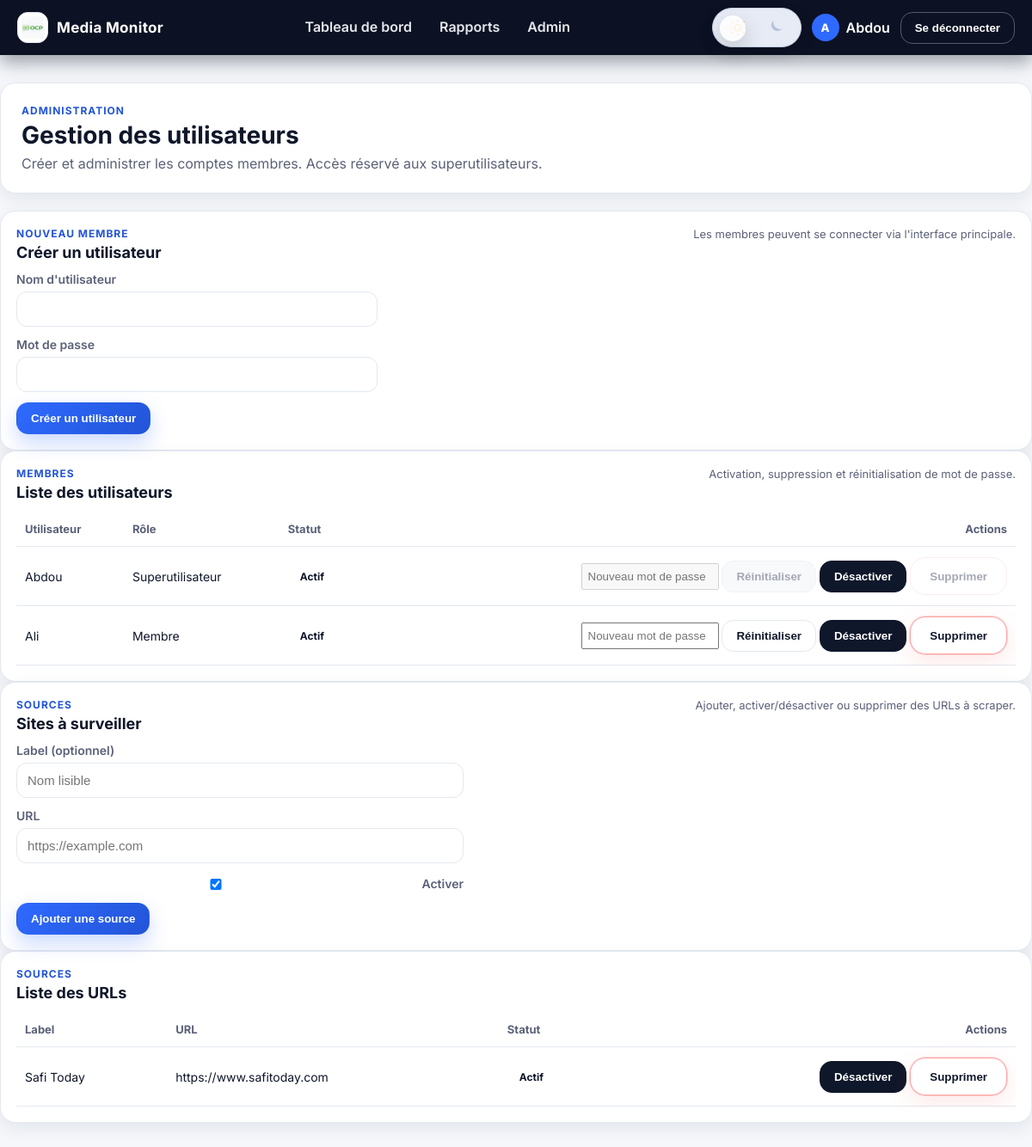
/administration/users/ (signed in), run on an earlier commit of the app's database.
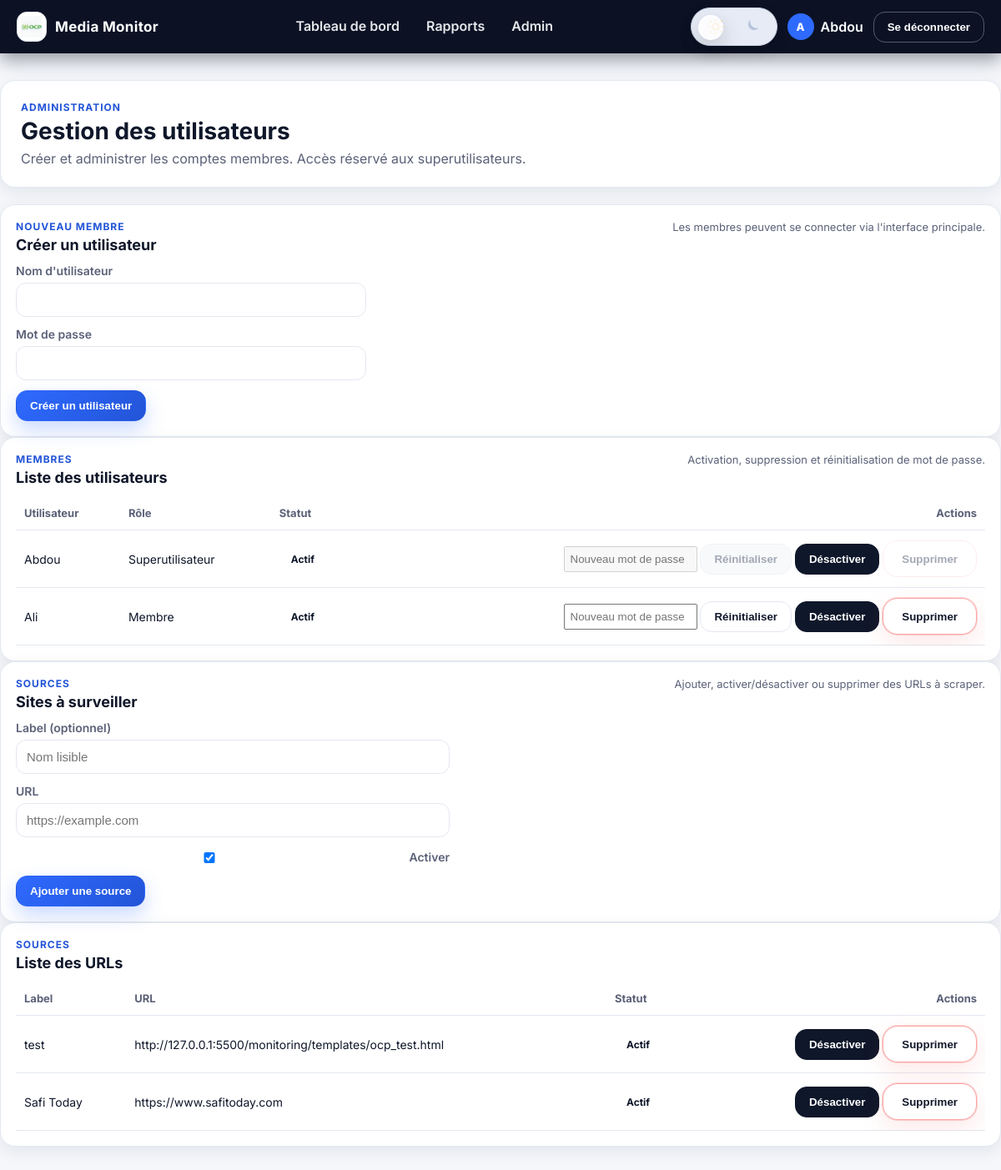
And on a later commit of the database.
### monitoring/models.py (models this page shows, shortened)
class ScrapeTarget(models.Model):
    label = models.CharField(max_length=255, blank=True, help_text="Optional friendly name")
    url = models.URLField(unique=True)
    is_active = models.BooleanField(default=True)
    created_at = models.DateTimeField(auto_now_add=True)
    class Meta:
        ordering = ["-created_at"]

### monitoring/views.py (the view, shortened to what this page needs)
# urls.py: path("administration/users/", views.admin_users, name="admin_users"),
@admin_required
@require_http_methods(["GET", "POST"])
def admin_users(request):
    User = get_user_model()
    members = (
        get_user_model()
        .objects.all()
        .order_by("username")
        .values("id", "username", "is_active", "is_superuser", "date_joined")
    )
    targets = ScrapeTarget.objects.all().order_by("-created_at")
    return render(
        request,
        "admin/users.html",
        {
            "members": members,
            "targets": targets,
        },
    )

### monitoring/templatetags/i18n_fr.py (called while the page is built)
@register.filter(name="t")
def translate(key: object) -> str:
    if key is None:
        return ""
    text = str(key)
    return TRANSLATIONS_FR.get(text, text)

### monitoring/views.py (called while the page is built)
def admin_required(view_func):
    @wraps(view_func)
    def _wrapped(request, *args, **kwargs):
        if not request.user.is_authenticated:
            messages.error(request, "Accès non autorisé")
            return redirect("monitoring:admin_login")
        if not request.user.is_superuser:
            messages.error(request, "Accès non autorisé")
            return redirect("monitoring:admin_login")
        return view_func(request, *args, **kwargs)
    return _wrapped

### monitoring/templates/admin/users.html (shortened to what the changed rows need)
{% extends "base.html" %}
{% load static %}
{% block content %}
<section class="hero">
    <div class="hero-inner">
        <div class="hero-text">
            <h1>Gestion des utilisateurs</h1>
        </div>
    </div>
</section>
<section class="panel">
    <div class="panel-header">
        <div>
            <h2>Créer un utilisateur</h2>
        </div>
    </div>
</section>
<section class="panel">
    <div class="panel-header">
        <div>
            <h2>Liste des utilisateurs</h2>
        </div>
    </div>
    <div class="table-wrapper">
        <table>
            <thead>
                <tr>
                    <th>Utilisateur</th>
                    <th>Rôle</th>
                    <th>Statut</th>
                    <th class="text-right">Actions</th>
                </tr>
            </thead>
            <tbody>
                {% for member in members %}
                    <tr>
                        <td>{{ member.username }}</td>
                        <td>{% if member.is_superuser %}Superutilisateur{% else %}Membre{% endif %}</td>
                        <td>
                            {% if member.is_active %}
                                <span class="badge">Actif</span>
                            {% else %}
                                <span class="badge danger">Désactivé</span>
                            {% endif %}
                        </td>
                        <td class="text-right">
                            <form method="post" style="display:inline;">
                                <input type="password" name="password" placeholder="Nouveau mot de passe" style="width:160px; padding:6px;" {% if member.is_superuser %}disabled{% endif %}>
                                <button class="btn secondary" type="submit" {% if member.is_superuser %}disabled{% endif %}>Réinitialiser</button>
                            </form>
                            <form method="post" style="display:inline;">
                                {% if member.is_active %}
                                    <button class="btn dark" type="submit">Désactiver</button>
                                {% else %}
                                    <input type="hidden" name="action" value="enable_user">
                                    <button class="btn dark" type="submit">Activer</button>
                                {% endif %}
                            </form>
                            <form method="post" style="display:inline;">
                                {% if member.id == request.user.id or member.is_superuser %}
                                    <button class="btn danger-delete-btn admin-users-delete-btn" data-testid="admin-delete-user" type="button" disabled>Supprimer</button>
                                {% else %}
                                    <button class="btn danger-delete-btn admin-users-delete-btn" data-testid="admin-delete-user" type="submit" onclick="return confirm('Confirmer la suppression ?');">Supprimer</button>
                                {% endif %}
                            </form>
                        </td>
                    </tr>
                {% empty %}
                    <tr><td colspan="4" class="muted">Aucun utilisateur.</td></tr>
                {% endfor %}
            </tbody>
        </table>
    </div>
</section>
<section class="panel">
    <div class="panel-header">
        <div>
            <h2>Sites à surveiller</h2>
        </div>
    </div>
</section>
<section class="panel">
    <div class="panel-header">
        <div>
            <h2>Liste des URLs</h2>
        </div>
    </div>
    <div class="table-wrapper">
        <table>
            <thead>
                <tr>
                    <th>Label</th>
                    <th>URL</th>
                    <th>Statut</th>
                    <th class="text-right">Actions</th>
                </tr>
            </thead>
            <tbody>
                {% for target in targets %}
                    <tr>
                        <td>{{ target.label|default:"—" }}</td>
                        <td><a href="{{ target.url }}" target="_blank" rel="noopener">{{ target.url }}</a></td>
                        <td>
                            {% if target.is_active %}
                                <span class="badge">Actif</span>
                            {% else %}
                                <span class="badge danger">Inactif</span>
                            {% endif %}
                        </td>
                        <td class="text-right">
                            <form method="post" style="display:inline;">
                                {% if target.is_active %}
                                    <button class="btn dark" type="submit">Désactiver</button>
                                {% else %}
                                    <button class="btn dark" type="submit">Activer</button>
                                {% endif %}
                            </form>
                            <form method="post" style="display:inline;">
                                <button class="btn danger-delete-btn" type="submit" onclick="return confirm('Supprimer cette source ?');">Supprimer</button>
                            </form>
                        </td>
                    </tr>
                {% empty %}
                    <tr><td colspan="4" class="muted">Aucune URL configurée.</td></tr>
                {% endfor %}
            </tbody>
        </table>
    </div>
</section>
{% endblock %}

### monitoring/templates/base.html (shortened to what this page needs)
{% load static %}
{% load i18n_fr %}
<!DOCTYPE html>
<html lang="fr">
<head>
    <link rel="stylesheet" href="{% static 'css/styles.css' %}">
</head>
<body>
    <header class="topbar">
        <div class="container topbar-inner">
            <a class="brand" href="{% url 'monitoring:dashboard' %}">
                <span class="brand-icon">
                    <img src="{% static 'img/ocp-logo.png' %}" alt="OCP">
                </span>
                <span class="brand-text">Media Monitor</span>
            </a>
            <nav class="nav" id="primary-nav">
                <a href="{% url 'monitoring:dashboard' %}" class="{% if request.path == '/' %}active{% endif %}">{{ "Dashboard"|t }}</a>
                <a href="{% url 'monitoring:report' %}" class="{% if request.path == '/report/' %}active{% endif %}">{{ "Reports"|t }}</a>
                {% if request.user.is_superuser %}
                    <a href="{% url 'monitoring:admin_users' %}">{{ "Admin"|t }}</a>
                {% endif %}
            </nav>
            <div class="user-actions">
                <button class="theme-toggle" type="button" aria-label="Toggle dark mode" aria-checked="false" tabindex="0" role="switch">
                    <span class="theme-toggle-track">
                        <span class="theme-icon sun" aria-hidden="true">
                        </span>
                        <span class="theme-toggle-knob"></span>
                        <span class="theme-icon moon" aria-hidden="true">
                            <svg viewBox="0 0 24 24" focusable="false" aria-hidden="true">
                                <path d="M21 13.5A8.5 8.5 0 0 1 10.5 3a7.5 7.5 0 1 0 10.5 10.5Z"></path>
                            </svg>
                        </span>
                    </span>
                </button>
                {% if request.user.is_authenticated %}
                    <div class="user-summary">
                        <span class="avatar-circle">{{ request.user.username|slice:":1"|upper }}</span>
                        <span class="user-name">{{ request.user.username }}</span>
                    </div>
                    <form method="post" action="{% url 'logout' %}">
                        <button type="submit" class="btn ghost">{{ "Logout"|t }}</button>
                    </form>
                {% else %}
                    <a class="btn primary" href="{% url 'login' %}">{{ "Login"|t }}</a>
                {% endif %}
            </div>
        </div>
    </header>
    <main class="page container">
        {% block content %}{% endblock %}
    </main>
</body>
</html>

What changed in the data, as far as the page shows it:
added ScrapeTarget: label "test", url "http://127.0.0.1:5500/monitoring/templates/ocp_test.html", is_active "Actif"
